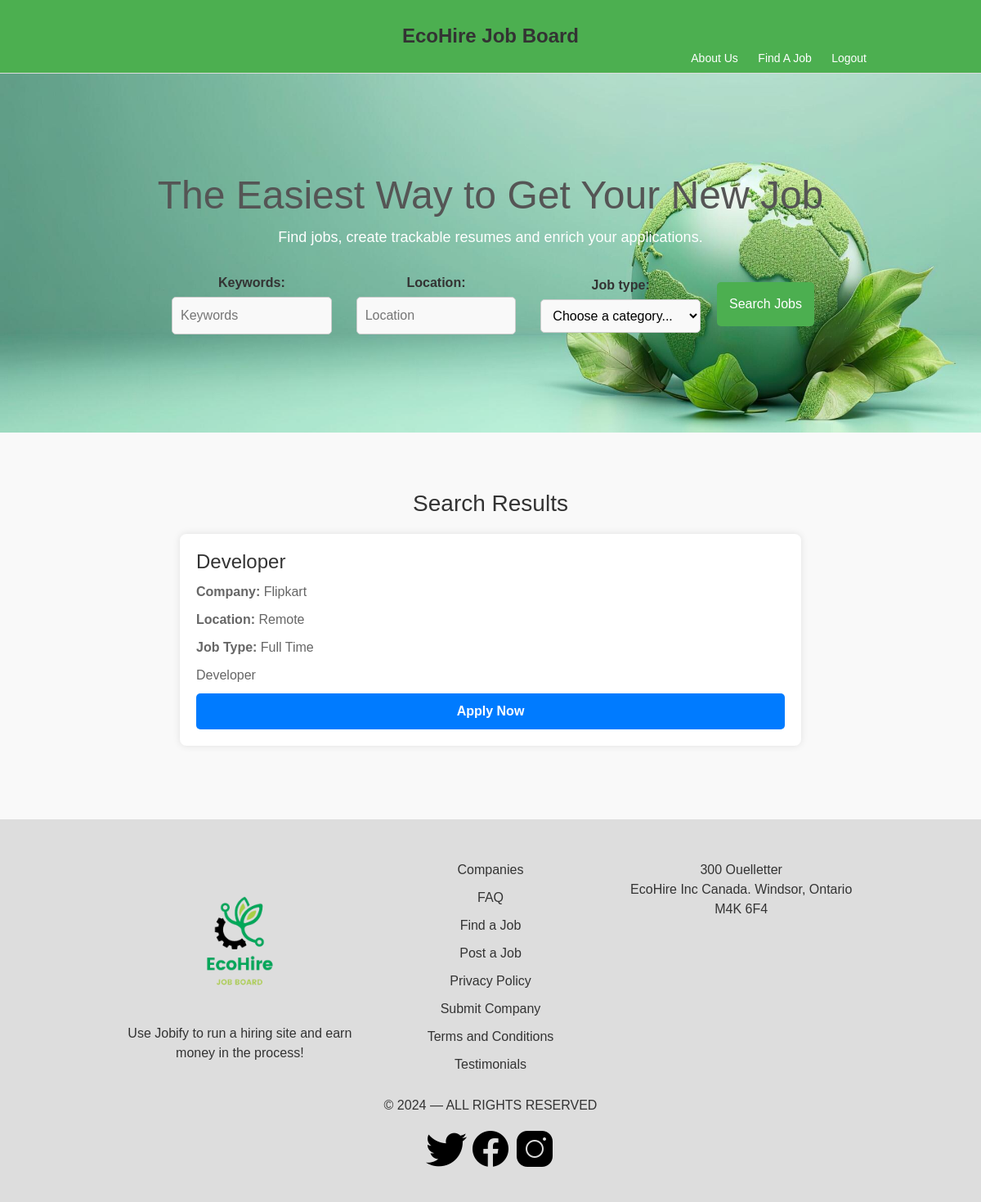
The app's page /myApp/ (signed in) with its own data.
### myApp/models.py (models this page shows, shortened)
class Job(models.Model):
    JOB_TYPE_CHOICES = [
        ('Full Time', 'Full Time'),
        ('Part Time', 'Part Time'),
        ('Contract', 'Contract'),
        ('Internship', 'Internship'),
        ('Freelance', 'Freelance'),
    ]
    CURRENCY_CHOICES = [
        ('USD', 'USD'),
        ('EUR', 'EUR'),
        ('GBP', 'GBP'),
        ('CAD', 'CAD'),
        ('INR', 'INR')
    ]
    title = models.CharField(max_length=100)
    company = models.ForeignKey(Company, on_delete=models.CASCADE)
    job_type = models.CharField(max_length=20, choices=JOB_TYPE_CHOICES, default='Full Time')
    location = models.CharField(max_length=50)
    description = models.TextField()
    requirements = models.TextField()
    responsibilities = models.TextField()
    salary = models.DecimalField(max_digits=10, decimal_places=2, null=True, blank=True)
    currency = models.CharField(max_length=3, choices=CURRENCY_CHOICES, default='USD')
    published_at = models.DateTimeField(auto_now_add=True)

class Company(models.Model):
    name = models.CharField(max_length=100)
    location = models.CharField(max_length=50)
    website = models.CharField(max_length=50)
    description = models.TextField()
    users = models.ManyToManyField(User, related_name='companies')  # Assuming many-to-many relationship
    def __str__(self):
        return self.name

### myApp/views.py (the view)
# urls.py: 2. Add a URL to urlpatterns:  path('', views.home, name='home')
def home(request):
    form = JobSearchForm(request.GET)
    jobs = Job.objects.all()  # Default queryset
    if form.is_valid():
        keywords = form.cleaned_data.get('keywords')
        location = form.cleaned_data.get('location')
        job_type = form.cleaned_data.get('job_type')
        jobs = Job.objects.all()  # Initialize queryset
        if keywords:
            jobs = jobs.filter(title__icontains=keywords)
        if location:
            jobs = jobs.filter(location__icontains=location)
        if job_type:
            jobs = jobs.filter(job_type=job_type)
    context = {
        'form': form,
        'jobs': jobs,
    }
    return render(request, 'myApp/home.html', context)

### myApp/forms.py
class JobSearchForm(forms.Form):
    keywords = forms.CharField(required=False, widget=forms.TextInput(attrs={
        'placeholder': 'Keywords',
        'class': 'search-input'
    }))
    location = forms.CharField(required=False, widget=forms.TextInput(attrs={
        'placeholder': 'Location',
        'class': 'search-input'
    }))
    job_type = forms.ChoiceField(required=False, choices=[('', 'Choose a category...')] + list(Job.JOB_TYPE_CHOICES),
                                 widget=forms.Select(attrs={
                                     'class': 'search-select'
                                 }))

### myApp/templates/myApp/home.html (shortened to what this page needs)
{% extends 'myApp/base.html' %}
{% block content %}
<section class="hero">
    <div class="container">
        <h2>The Easiest Way to Get Your New Job</h2>
        <p>Find jobs, create trackable resumes and enrich your applications.</p>
        <form method="get" class="job-search-form-home">
            <div class="form-row-home">
                <div class="form-group-home">
                    {{ form.keywords.label_tag }}
                    {{ form.keywords }}
                </div>
                <div class="form-group-home">
                    {{ form.location.label_tag }}
                    {{ form.location }}
                </div>
                <div class="form-group-home">
                    {{ form.job_type.label_tag }}
                    {{ form.job_type }}
                </div>
                <button type="submit" class="search-btn-home">Search Jobs</button>
            </div>
        </form>
    </div>
</section>
    {% if user.is_authenticated %}
<section class="job-results">
    <div class="container">
        <h3>Search Results</h3>
        <ul class="job-list">
            {% for job in jobs %}
            <li class="job-item">
                <h4>{{ job.title }}</h4>
                <p><strong>Company:</strong> {{ job.company }}</p>
                <p><strong>Location:</strong> {{ job.location }}</p>
                <p><strong>Job Type:</strong> {{ job.get_job_type_display }}</p>
                <p>{{ job.description }}</p>
                <a href="{% url 'myApp:apply_job' job_id=job.id %}" class="btn btn-primary">Apply Now</a>            </li>
            {% empty %}
            <li>No jobs found matching your search criteria.</li>
            {% endfor %}
        </ul>
    </div>
</section>
    {% endif %}
{% endblock %}

### myApp/static/styles.css (style rules this page uses)
body { font-family: Arial, sans-serif; margin: 0; padding: 0; background-color: #f5f5f5; color: #333; }
.container { width: 80%; margin: 0 auto; padding: 20px; }
.hero { background: url('/myApp/static/images/back-img.jpg') no-repeat center center; background-size: cover; padding: 100px 0; text-align: center; color: #fff; }
.hero h2 { font-size: 48px; margin: 0 0 10px; }
.hero p { font-size: 18px; margin: 0 0 30px; }
.hero form { max-width: 800px; margin: 0 auto; display: flex; flex-wrap: wrap; justify-content: space-between; }
.hero form label { font-weight: bold; display: block; margin-bottom: 5px; color: #333; }
.hero form input, .hero form select, .hero form textarea { width: calc(100% - 20px); padding: 10px; border: 1px solid #ccc; border-radius: 5px; background-color: #f9f9f9; }
.btn-primary { width: 100%; padding: 10px; font-size: 16px; background-color: #4CAF50; border: none; border-radius: 5px; color: #fff; cursor: pointer; }
h2 { color: #555; margin-bottom: 20px; }
.btn-primary { width: 100%; padding: 12px; font-size: 16px; background-color: #4CAF50; border: none; border-radius: 4px; color: #fff; cursor: pointer; }
.search-input, .search-select { padding: 10px; border: 1px solid #ccc; border-radius: 5px; width: calc(100% - 22px); background-color: #f9f9f9; }
.job-results { padding: 50px 0; background-color: #f9f9f9; }
.job-results .container { max-width: 800px; margin: 0 auto; text-align: center; }
.job-results h3 { font-size: 28px; margin-bottom: 20px; color: #333; }
.job-list { list-style: none; padding: 0; }
.job-item { background-color: #fff; padding: 20px; margin-bottom: 20px; border-radius: 8px; box-shadow: 0 0 10px rgba(0, 0, 0, 0.1); text-align: left; }
.job-item h4 { font-size: 24px; margin-bottom: 10px; color: #333; }
.job-item p { margin-bottom: 10px; color: #666; }
.job-item .btn-primary { display: inline-block; padding: 10px 20px; font-size: 16px; font-weight: bold; color: #ffffff; background-color: #007bff; border: none; border-radius: 5px; cursor: pointer; text-align: center; text-decoration: none; }
.form-row-home { display: flex; justify-content: space-between; align-items: center; }
.form-group-home { flex: 1; margin-right: 10px; }
.job-search-form-home .search-btn-home { background-color: #4CAF50; color: white; padding: 15px; border: none; border-radius: 5px; cursor: pointer; font-size: 16px; }

### records on screen
Job: title "Developer", company "Flipkart", location "Remote", job_type "Full Time", description "Developer"
